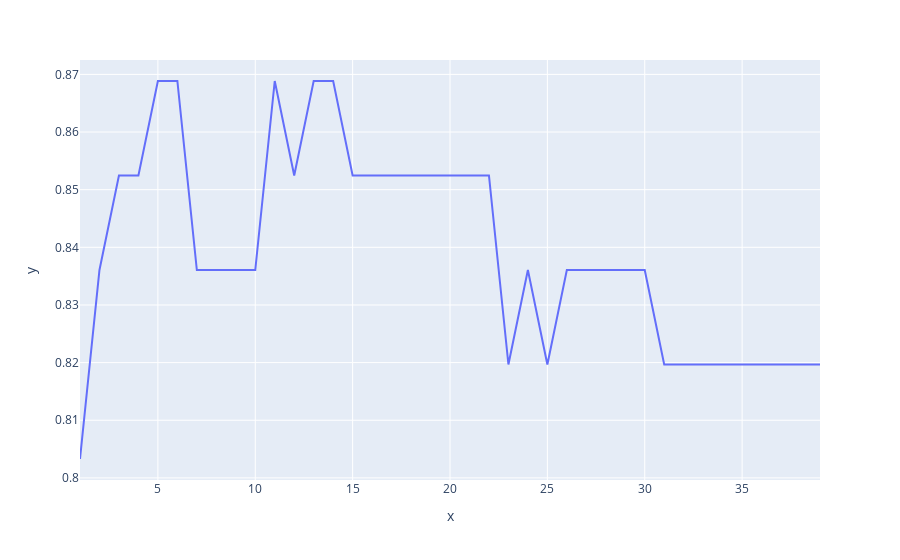

The cell this chart's notebook holds for it:
### Code cell
px.line(x=k_range,y=score_list)

### Figure 1 — Plotly figure (JSON) as saved in the notebook; plotly's stock layout.template omitted (floating-point values rounded to 4 significant figures)
{"data": [{"hoverlabel": {"namelength": 0}, "hovertemplate": "x=%{x}<br>y=%{y}", "legendgroup": "", "line": {"color": "#636efa", "dash": "solid"}, "mode": "lines", "name": "", "showlegend": false, "type": "scatter", "x": [1, 2, 3, 4, 5, 6, 7, 8, 9, 10, 11, 12, 13, 14, 15, 16, 17, 18, 19, 20, 21, 22, 23, 24, 25, 26, 27, 28, 29, 30, 31, 32, 33, 34, 35, 36, 37, 38, 39], "xaxis": "x", "y": [0.8033, 0.8361, 0.8525, 0.8525, 0.8689, 0.8689, 0.8361, 0.8361, 0.8361, 0.8361, 0.8689, 0.8525, 0.8689, 0.8689, 0.8525, 0.8525, 0.8525, 0.8525, 0.8525, 0.8525, 0.8525, 0.8525, 0.8197, 0.8361, 0.8197, 0.8361, 0.8361, 0.8361, 0.8361, 0.8361, 0.8197, 0.8197, 0.8197, 0.8197, 0.8197, 0.8197, 0.8197, 0.8197, 0.8197], "yaxis": "y"}], "layout": {"legend": {"tracegroupgap": 0}, "margin": {"t": 60}, "xaxis": {"anchor": "y", "domain": [0, 1], "title": {"text": "x"}}, "yaxis": {"anchor": "x", "domain": [0, 1], "title": {"text": "y"}}}}
